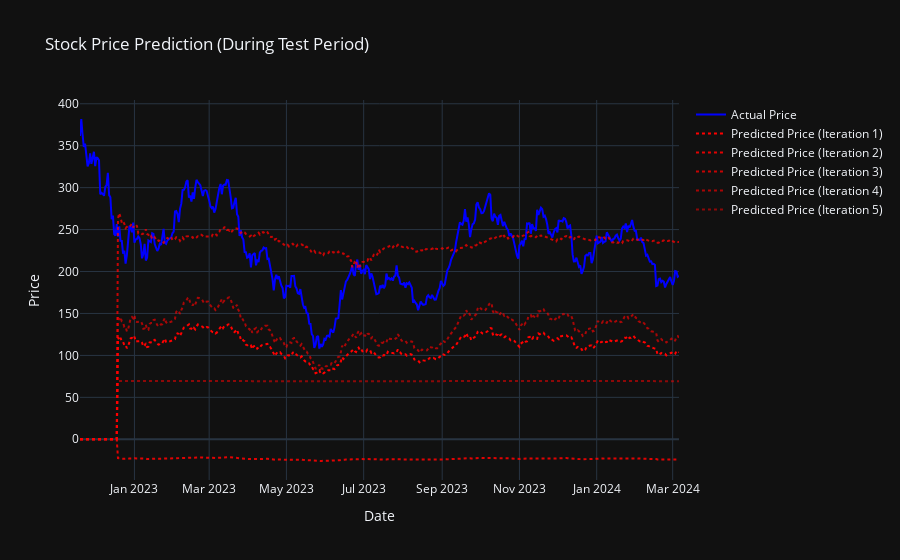

Notebook cell for this chart:
### Code cell
# Creating traces for the actual and predicted stock prices
trace_actual = go.Scatter(
    x=dates,
    y=data['Close'].iloc[train_len:].values,
    mode='lines',
    name='Actual Price',
    line=dict(color='blue', width=2)
)

traces_predicted = []
for i, preds in enumerate(model_predictions):
    trace_predicted = go.Scatter(
        x=dates,
        y=preds,
        mode='lines',
        name=f'Predicted Price (Iteration {i+1})',
        line=dict(color=f'rgba(255, 0, 0, {1 - i*0.12})', dash='dot', width=2)  # Adjust opacity for clarity
    )
    traces_predicted.append(trace_predicted)

# Create the layout and figure
layout = go.Layout(
    title='Stock Price Prediction (During Test Period)',
    xaxis=dict(title='Date'),
    yaxis=dict(title='Price'),
    template='plotly_dark'
)

fig = go.Figure(data=[trace_actual] + traces_predicted, layout=layout)
fig.show()

### Figure 1 — Plotly figure (JSON) as saved in the notebook; plotly's stock layout.template omitted (floating-point values rounded to 4 significant figures; data arrays with more than 128 entries replaced by an {"elided": "..."} marker saying what was removed)
{"data": [{"line": {"color": "blue", "width": 2}, "mode": "lines", "name": "Actual Price", "type": "scatter", "x": {"elided": "474 str values"}, "y": {"elided": "504 float values"}}, {"line": {"color": "rgba(255, 0, 0, 1.0)", "dash": "dot", "width": 2}, "mode": "lines", "name": "Predicted Price (Iteration 1)", "type": "scatter", "x": {"elided": "474 str values"}, "y": {"elided": "504 float values"}}, {"line": {"color": "rgba(255, 0, 0, 0.88)", "dash": "dot", "width": 2}, "mode": "lines", "name": "Predicted Price (Iteration 2)", "type": "scatter", "x": {"elided": "474 str values"}, "y": {"elided": "504 float values"}}, {"line": {"color": "rgba(255, 0, 0, 0.76)", "dash": "dot", "width": 2}, "mode": "lines", "name": "Predicted Price (Iteration 3)", "type": "scatter", "x": {"elided": "474 str values"}, "y": {"elided": "504 float values"}}, {"line": {"color": "rgba(255, 0, 0, 0.64)", "dash": "dot", "width": 2}, "mode": "lines", "name": "Predicted Price (Iteration 4)", "type": "scatter", "x": {"elided": "474 str values"}, "y": {"elided": "504 float values"}}, {"line": {"color": "rgba(255, 0, 0, 0.52)", "dash": "dot", "width": 2}, "mode": "lines", "name": "Predicted Price (Iteration 5)", "type": "scatter", "x": {"elided": "474 str values"}, "y": {"elided": "504 float values"}}], "layout": {"title": {"text": "Stock Price Prediction (During Test Period)"}, "xaxis": {"title": {"text": "Date"}}, "yaxis": {"title": {"text": "Price"}}}}
